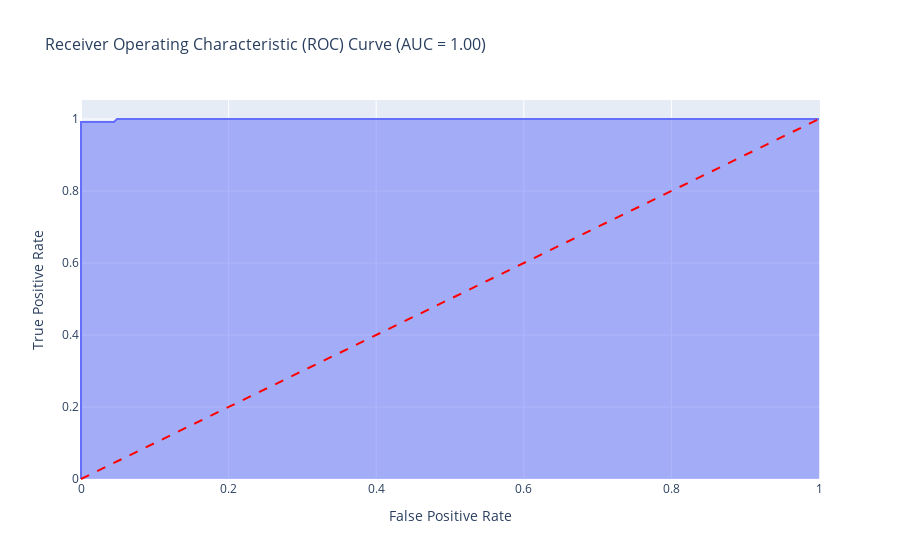

Notebook cell for this chart:
### Code cell
from sklearn.metrics import roc_curve, auc

# Get the probabilities of the positive class
y_probs = rf.predict_proba(X_test)[:, 1]

# Compute ROC curve and ROC area
fpr, tpr, _ = roc_curve(y_test, y_probs)
roc_auc = auc(fpr, tpr)

# Create the ROC curve plot
fig_roc = px.area(
    x=fpr,
    y=tpr,
    title=f'Receiver Operating Characteristic (ROC) Curve (AUC = {roc_auc:.2f})',
    labels=dict(x='False Positive Rate', y='True Positive Rate'),
)

# Add the diagonal line for random guessing
fig_roc.add_shape(type='line', x0=0, y0=0, x1=1, y1=1, line=dict(color='red', dash='dash'))

# Update layout for better aesthetics
fig_roc.update_layout(
    xaxis_title='False Positive Rate',
    yaxis_title='True Positive Rate',
    title_font_size=16,
    font=dict(size=12)
)

# Show the ROC curve
fig_roc.show()

### Figure 1 — Plotly figure (JSON) as saved in the notebook; plotly's stock layout.template omitted (floating-point values rounded to 4 significant figures)
{"data": [{"fillpattern": {"shape": ""}, "hovertemplate": "False Positive Rate=%{x}<br>True Positive Rate=%{y}<extra></extra>", "legendgroup": "", "line": {"color": "#636efa"}, "marker": {"symbol": "circle"}, "mode": "lines", "name": "", "orientation": "v", "showlegend": false, "stackgroup": "1", "type": "scatter", "x": [0, 0, 0, 0, 0, 0, 0, 0, 0, 0, 0, 0, 0, 0, 0, 0, 0, 0, 0, 0.00813, 0.01626, 0.03659, 0.04472, 0.04878, 0.0813, 0.09756, 0.1098, 0.1423, 0.1504, 0.1667, 0.1748, 0.187, 0.1951, 0.2439, 0.2642, 0.3049, 0.3333, 0.3496, 0.374, 0.4187, 0.4593, 0.4837, 0.4959, 0.561, 0.6504, 0.6829, 0.7358, 0.7724, 0.8211, 0.8537, 0.9024, 0.9268, 0.9675, 0.9756, 0.9878, 0.9959, 1], "xaxis": "x", "y": [0, 0.4718, 0.6008, 0.6815, 0.7782, 0.8185, 0.8468, 0.8629, 0.8871, 0.8952, 0.8992, 0.9194, 0.9315, 0.9476, 0.9556, 0.9597, 0.9758, 0.9798, 0.9919, 0.9919, 0.9919, 0.9919, 0.9919, 1, 1, 1, 1, 1, 1, 1, 1, 1, 1, 1, 1, 1, 1, 1, 1, 1, 1, 1, 1, 1, 1, 1, 1, 1, 1, 1, 1, 1, 1, 1, 1, 1, 1], "yaxis": "y"}], "layout": {"font": {"size": 12}, "legend": {"tracegroupgap": 0}, "shapes": [{"line": {"color": "red", "dash": "dash"}, "type": "line", "x0": 0, "x1": 1, "y0": 0, "y1": 1}], "title": {"font": {"size": 16}, "text": "Receiver Operating Characteristic (ROC) Curve (AUC = 1.00)"}, "xaxis": {"anchor": "y", "domain": [0, 1], "title": {"text": "False Positive Rate"}}, "yaxis": {"anchor": "x", "domain": [0, 1], "title": {"text": "True Positive Rate"}}}}
